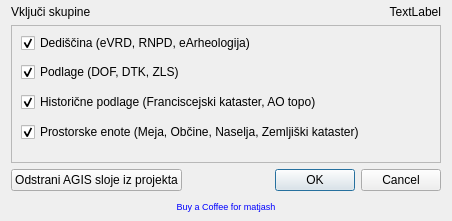
<?xml version="1.0" encoding="UTF-8"?>
<ui version="4.0">
 <class>DlgAbout</class>
 <widget class="QDialog" name="DlgAbout">
  <property name="geometry">
   <rect>
    <x>0</x>
    <y>0</y>
    <width>452</width>
    <height>221</height>
   </rect>
  </property>
  <property name="windowTitle">
   <string>Naloži sloje</string>
  </property>
  <layout class="QGridLayout" name="gridLayout">
   <property name="topMargin">
    <number>5</number>
   </property>
   <property name="bottomMargin">
    <number>5</number>
   </property>
   <item row="0" column="0">
    <widget class="QLabel" name="label">
     <property name="text">
      <string>&lt;html&gt;&lt;head/&gt;&lt;body&gt;&lt;p&gt;&lt;span style=&quot; font-size:9pt;&quot;&gt;Vključi skupine&lt;/span&gt;&lt;/p&gt;&lt;/body&gt;&lt;/html&gt;</string>
     </property>
    </widget>
   </item>
   <item row="0" column="1">
    <widget class="QLabel" name="label_2">
     <property name="text">
      <string>TextLabel</string>
     </property>
     <property name="alignment">
      <set>Qt::AlignRight|Qt::AlignTrailing|Qt::AlignVCenter</set>
     </property>
    </widget>
   </item>
   <item row="3" column="1">
    <widget class="QDialogButtonBox" name="buttonBox">
     <property name="orientation">
      <enum>Qt::Horizontal</enum>
     </property>
     <property name="standardButtons">
      <set>QDialogButtonBox::Cancel|QDialogButtonBox::Ok</set>
     </property>
    </widget>
   </item>
   <item row="3" column="0">
    <widget class="QPushButton" name="remove_layers">
     <property name="text">
      <string>Odstrani AGIS sloje iz projekta</string>
     </property>
    </widget>
   </item>
   <item row="2" column="0" colspan="2">
    <widget class="QScrollArea" name="scrollArea_2">
     <property name="widgetResizable">
      <bool>true</bool>
     </property>
     <widget class="QWidget" name="scrollAreaWidgetContents_2">
      <property name="geometry">
       <rect>
        <x>0</x>
        <y>0</y>
        <width>432</width>
        <height>131</height>
       </rect>
      </property>
      <layout class="QVBoxLayout" name="verticalLayout_3">
       <property name="spacing">
        <number>2</number>
       </property>
       <property name="topMargin">
        <number>0</number>
       </property>
       <item>
        <widget class="QCheckBox" name="dediscina">
         <property name="text">
          <string>Dediščina (eVRD, RNPD, eArheologija)</string>
         </property>
         <property name="checked">
          <bool>true</bool>
         </property>
        </widget>
       </item>
       <item>
        <widget class="QCheckBox" name="c_podlage">
         <property name="text">
          <string>Podlage (DOF, DTK, ZLS)</string>
         </property>
         <property name="checked">
          <bool>true</bool>
         </property>
        </widget>
       </item>
       <item>
        <widget class="QCheckBox" name="historicnepodlage">
         <property name="minimumSize">
          <size>
           <width>0</width>
           <height>22</height>
          </size>
         </property>
         <property name="text">
          <string>Historične podlage (Franciscejski kataster, AO topo)</string>
         </property>
         <property name="checked">
          <bool>true</bool>
         </property>
        </widget>
       </item>
       <item>
        <widget class="QCheckBox" name="prostorske_enote">
         <property name="text">
          <string>Prostorske enote (Meja, Občine, Naselja, Zemljiški kataster)</string>
         </property>
         <property name="checked">
          <bool>true</bool>
         </property>
        </widget>
       </item>
      </layout>
     </widget>
    </widget>
   </item>
   <item row="5" column="0" colspan="2">
    <widget class="QPushButton" name="buy_kofi">
     <property name="enabled">
      <bool>true</bool>
     </property>
     <property name="palette">
      <palette>
       <active>
        <colorrole role="ButtonText">
         <brush brushstyle="SolidPattern">
          <color alpha="255">
           <red>0</red>
           <green>0</green>
           <blue>255</blue>
          </color>
         </brush>
        </colorrole>
       </active>
       <inactive>
        <colorrole role="ButtonText">
         <brush brushstyle="SolidPattern">
          <color alpha="255">
           <red>0</red>
           <green>0</green>
           <blue>255</blue>
          </color>
         </brush>
        </colorrole>
       </inactive>
       <disabled>
        <colorrole role="ButtonText">
         <brush brushstyle="SolidPattern">
          <color alpha="255">
           <red>120</red>
           <green>120</green>
           <blue>120</blue>
          </color>
         </brush>
        </colorrole>
       </disabled>
      </palette>
     </property>
     <property name="font">
      <font>
       <pointsize>7</pointsize>
      </font>
     </property>
     <property name="mouseTracking">
      <bool>false</bool>
     </property>
     <property name="text">
      <string notr="true">Buy a Coffee for matjash</string>
     </property>
     <property name="flat">
      <bool>true</bool>
     </property>
    </widget>
   </item>
  </layout>
 </widget>
 <resources/>
 <connections/>
</ui>
